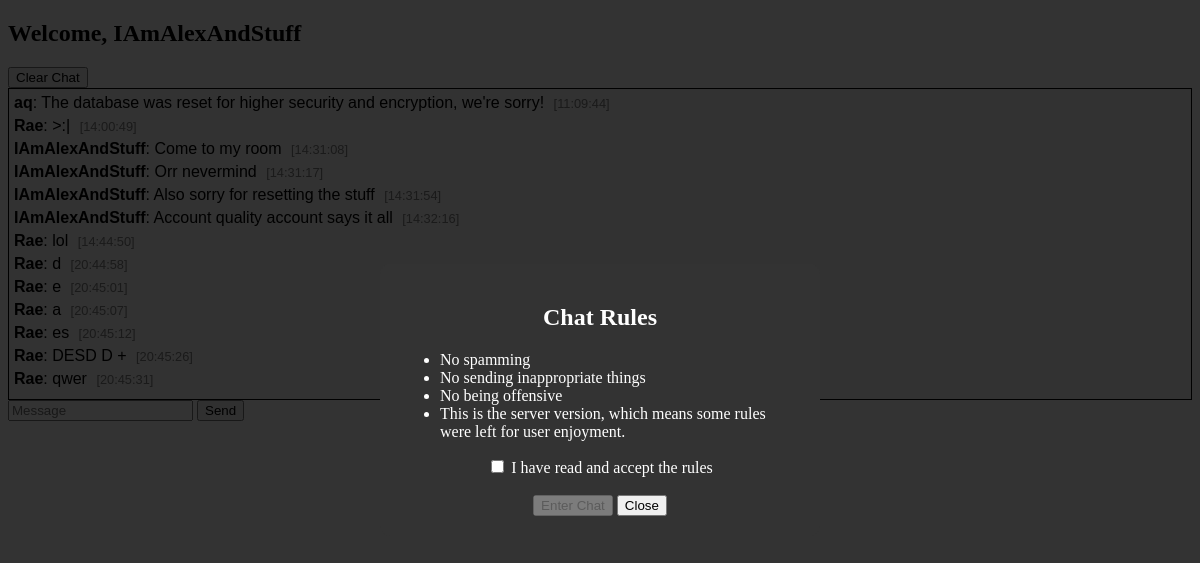
The page /chat (signed in) on the database its author committed.
### app.py (models this page shows)
class Message(db.Model):
    id = db.Column(db.Integer, primary_key=True)
    username = db.Column(db.String(50))
    content = db.Column(db.String(500))
    timestamp = db.Column(db.DateTime, default=datetime.utcnow)

### app.py (the view)
@app.route("/chat")
def chat():
    if "username" not in session:
        return redirect("/")
    messages = Message.query.order_by(Message.timestamp).all()
    return render_template("chat.html", username=session["username"], messages=messages)

### templates/chat.html (shortened to what this page needs)
<!DOCTYPE html>
<html>
<head>
</head>
<body>
  <div id="rulesOverlay">
    <div>
      <h2>Chat Rules</h2>
      <ul style="text-align:left;">
        <li>No spamming</li>
        <li>No sending inappropriate things</li>
        <li>No being offensive</li>
        <li>This is the server version, which means some rules were left for user enjoyment.</li>
      </ul>
      <label>
        <input type="checkbox" id="acceptRules"> I have read and accept the rules
      </label>
      <br><br>
      <button id="enterChat" disabled>Enter Chat</button>
      <button id="closeRules">Close</button>
    </div>
  </div>
  <h2>Welcome, {{ username }}</h2>
  {% if username == "IAmAlexAndStuff" %}
    <button onclick="clearChat()">Clear Chat</button>
  {% endif %}
  <div id="messages">
    {% for msg in messages %}
      <div class="message" id="msg-{{ msg.id }}">
        <span class="username">{{ msg.username }}</span>:
        <span class="content">{{ msg.content }}</span>
        <span class="timestamp">[{{ msg.timestamp.strftime("%H:%M:%S") }}]</span>
      </div>
    {% endfor %}
  </div>
  <input id="msg" placeholder="Message">
  <button onclick="sendMessage()">Send</button>
</body>
</html>

### templates/chat.html (style rules this page uses)
#messages { height: 300px; overflow: auto; border: 1px solid #000; padding: 5px; background: #f9f9f9; font-family: Arial, sans-serif; }
.message { margin-bottom: 5px; }
.username { font-weight: bold; }
.timestamp { color: gray; font-size: 0.8em; margin-left: 5px; }
#rulesOverlay { position:fixed; top:0; left:0; width:100%; height:100%; background:rgba(0,0,0,0.8); color:white; display:flex; flex-direction:column; justify-content:center; align-items:center; z-index:1000; }
#rulesOverlay div { background:#333; padding:20px; border-radius:10px; width:400px; text-align:center; }

### rows shown on the page
Message: username "aq", content "The database was reset for higher security and encryption, we're sorry!", timestamp "11:09:44"
Message: username "Rae", content ">:|", timestamp "14:00:49"
Message: username "IAmAlexAndStuff", content "Come to my room", timestamp "14:31:08"
Message: username "IAmAlexAndStuff", content "Orr nevermind", timestamp "14:31:17"
Message: username "IAmAlexAndStuff", content "Also sorry for resetting the stuff", timestamp "14:31:54"
Message: username "IAmAlexAndStuff", content "Account quality account says it all", timestamp "14:32:16"
Message: username "Rae", content "lol", timestamp "14:44:50"
Message: username "Rae", content "d", timestamp "20:44:58"
Message: username "Rae", content "e", timestamp "20:45:01"
Message: username "Rae", content "a", timestamp "20:45:07"
Message: username "Rae", content "es", timestamp "20:45:12"
Message: username "Rae", content "DESD D +", timestamp "20:45:26"
Message: username "Rae", content "qwer", timestamp "20:45:31"

### other values the page prints
{{ username }} "IAmAlexAndStuff"
